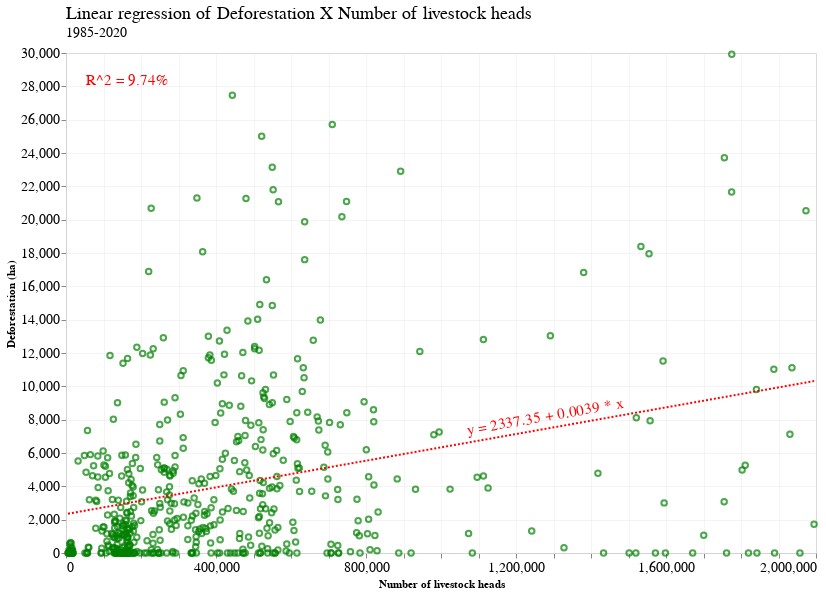

The cell this chart's notebook holds for it:
### Code cell
chart = alt.Chart(complete_df_pecuaria).mark_point(color='green').encode(
    x=alt.X('numero_cabecas', axis=alt.Axis(title='Number of livestock heads')),
    y=alt.Y('deforestation_ha', axis=alt.Axis(title='Deforestation (ha)')),
)

reg_chart = (
    chart + 
    chart.transform_regression(
        'numero_cabecas', 'deforestation_ha'
    ).mark_line(
        color='red', strokeDash=[2]
    )
)

text = alt.Chart({'values':[{}]}).mark_text(
    align="left", baseline="top", size=15, color='red', angle=350
).encode(
    x=alt.value(400),  # pixels from left
    y=alt.value(370),  # pixels from top
    text=alt.value("y = 2337.35 + 0.0039 * x"))

text2 = alt.Chart({'values':[{}]}).mark_text(
    align="left", baseline="top", size=15, color='red',
).encode(
    x=alt.value(20),  # pixels from left
    y=alt.value(20),  # pixels from top
    text=alt.value("R^2 = 9.74%"))

reg_chart = reg_chart + text + text2

final_chart = reg_chart.properties(
    width=750,
    height=500,
    title=science_theme_title(
        text="Linear regression of Deforestation X Number of livestock heads", 
        subtitle="1985-2020"
    )
)

final_chart

### Figure 1 — Vega-Lite specification as saved in the notebook (floating-point values rounded to 4 significant figures; data arrays with more than 128 entries replaced by an {"elided": "..."} marker saying what was removed)
{"config": {"view": {"width": 533.3, "height": 300.0, "fill": "white"}, "title": {"align": "left", "anchor": "start", "frame": "group", "font": "Helvetica Neue", "fontSize": 18, "dy": -2, "subtitleFont": "Helvetica Neue", "subtitleFontSize": 14, "fontWeight": "normal"}, "axis": {"domainColor": "lightGrey", "gridColor": "lightGrey", "gridWidth": 0.25, "titleFont": "Helvetica Neue", "titleFontSize": 11, "labelFont": "Helvetica Neue", "labelFontSize": 14}, "legend": {"layout": {"anchor": "start"}, "labelLimit": 0, "titleFontSize": 14, "titleFont": "Helvetica Neue", "labelFontSize": 14, "labelFont": "Helvetica Neue"}, "header": {"title": null, "titleFont": "Helvetica Neue", "labelFont": "Helvetica Neue", "labelFontSize": 14, "labelPadding": 2}, "range": {"category": ["#0C66B5", "#BA1D32", "#0F8E40", "#E56F20", "#862BAF", "#626D69", "#ED5087", "#3DB9E2", "#51DB63", "#E26868", "#FFB270", "#B37CEA", "#A8A1A4", "#FF87CD"]}}, "layer": [{"mark": {"type": "point", "color": "green"}, "encoding": {"x": {"axis": {"title": "Number of livestock heads"}, "field": "numero_cabecas", "type": "quantitative"}, "y": {"axis": {"title": "Deforestation (ha)"}, "field": "deforestation_ha", "type": "quantitative"}}}, {"mark": {"type": "line", "color": "red", "strokeDash": [2]}, "encoding": {"x": {"axis": {"title": "Number of livestock heads"}, "field": "numero_cabecas", "type": "quantitative"}, "y": {"axis": {"title": "Deforestation (ha)"}, "field": "deforestation_ha", "type": "quantitative"}}, "transform": [{"on": "numero_cabecas", "regression": "deforestation_ha"}]}, {"data": {"name": "empty"}, "mark": {"type": "text", "align": "left", "angle": 350, "baseline": "top", "color": "red", "size": 15}, "encoding": {"text": {"value": "y = 2337.35 + 0.0039 * x"}, "x": {"value": 400}, "y": {"value": 370}}}, {"data": {"name": "empty"}, "mark": {"type": "text", "align": "left", "baseline": "top", "color": "red", "size": 15}, "encoding": {"text": {"value": "R^2 = 9.74%"}, "x": {"value": 20}, "y": {"value": 20}}}], "data": {"name": "data-256c6f05d5763da9bcff8a6d765ca997"}, "height": 500, "title": {"align": "left", "anchor": "start", "frame": "group", "font": "Helvetica Neue", "fontSize": 18, "dy": -2, "subtitleFont": "Helvetica Neue", "subtitleFontSize": 14, "fontWeight": "normal", "text": "Linear regression of Deforestation X Number of livestock heads", "subtitle": "1985-2020"}, "width": 750, "$schema": "https://vega.github.io/schema/vega-lite/v4.17.0.json", "datasets": {"data-256c6f05d5763da9bcff8a6d765ca997": {"elided": "576 records"}, "empty": [{}]}}
